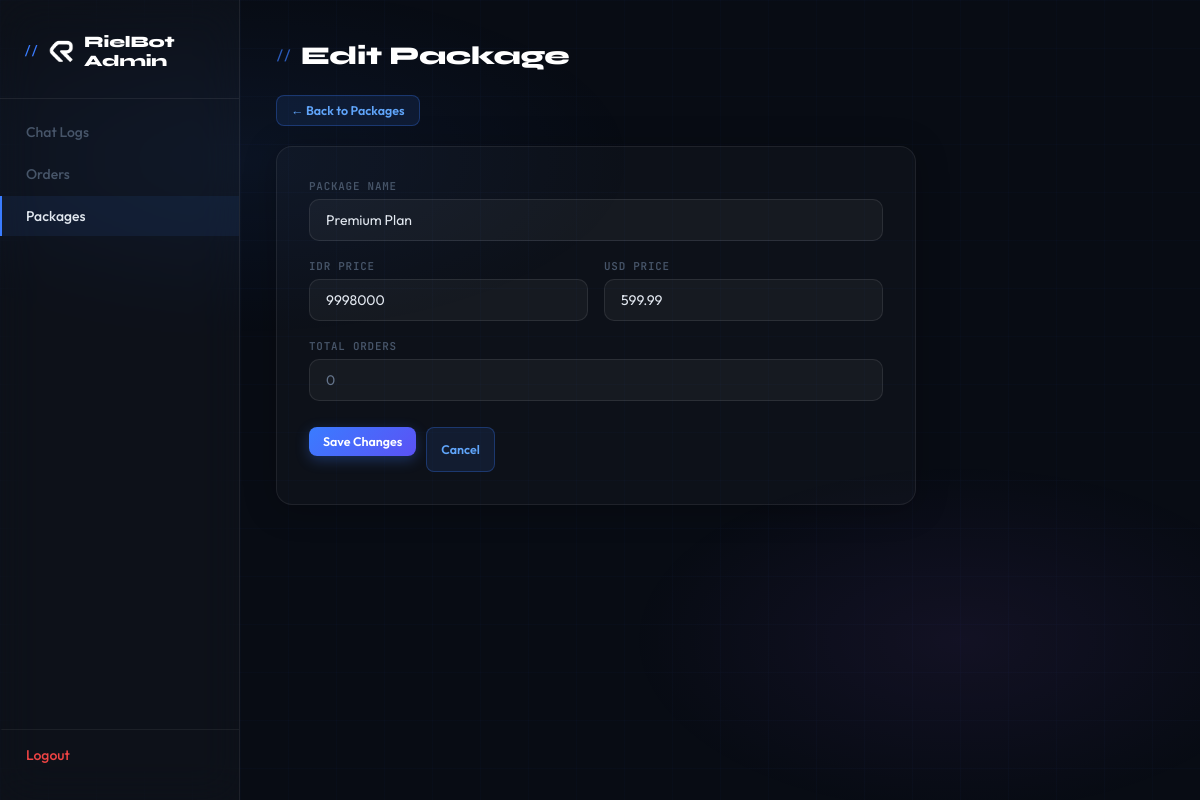
Page /admin_edit.php?table=packages&id=3 (signed in) on the committed database.
### tables this page shows
CREATE TABLE `packages` (
  `id` int(11) NOT NULL,
  `package_name` varchar(20) NOT NULL,
  `idr_price` int(10) NOT NULL,
  `us_price` decimal(10,2) NOT NULL DEFAULT 0.00,
  `orders` int(3) NOT NULL
);

### admin_edit.php (the view, shortened to what this page needs)
<?php
$configPath = '/home/rier5192/config.php';
if (file_exists($configPath)) {
    $config = require $configPath;
} else {
    $config = require __DIR__ . '/config.php';
}
$dbHost = $config['DB_HOST'] ?? 'localhost';
$dbName = $config['DB_NAME'] ?? 'rielcode';
$dbUser = $config['DB_USER'] ?? 'root';
$dbPass = $config['DB_PASS'] ?? '';
try {
    $pdo = new PDO("mysql:host=$dbHost;dbname=$dbName;charset=utf8", $dbUser, $dbPass);
    $pdo->setAttribute(PDO::ATTR_ERRMODE, PDO::ERRMODE_EXCEPTION);
} catch (PDOException $e) {
    die("DB Connection failed: " . htmlspecialchars($e->getMessage()));
}
$allowedTables = ['orders', 'packages'];
$table = in_array($_GET['table'] ?? '', $allowedTables) ? $_GET['table'] : 'packages';
$id = isset($_GET['id']) ? (int)$_GET['id'] : null;
$data = null;
if ($id) {
    $stmt = $pdo->prepare("SELECT * FROM `$table` WHERE id = ?");
    $stmt->execute([$id]);
    $data = $stmt->fetch(PDO::FETCH_ASSOC);
}
$pageTitle = $id ? 'Edit' : 'Add';
$pageTitle .= ' ' . ($table === 'packages' ? 'Package' : 'Order');
?>
<!DOCTYPE html>
<html lang="en">
<head>
    <link rel="stylesheet" href="CSS/admin_style.css">
</head>
<body>
    <div class="wrapper">
        <div class="sidebar">
            <h2>
                <img src="IMG/Rielcode Logo Square Transparent Icon.png" alt="Rielcode" class="sidebar-logo">
                RielBot Admin
            </h2>
            <a href="admin.php?table=chat_logs">Chat Logs</a>
            <a href="admin.php?table=orders" class="<?= $table === 'orders' ? 'active' : '' ?>">Orders</a>
            <a href="admin.php?table=packages" class="<?= $table === 'packages' ? 'active' : '' ?>">Packages</a>
            <a href="admin_logout.php">Logout</a>
        </div>
        <div class="main-content">
            <h1><?= htmlspecialchars($pageTitle) ?></h1>
            <a href="admin.php?table=<?= $table ?>" class="button edit" style="margin-bottom: 20px; display: inline-flex;">← Back to <?= ucfirst($table) ?></a>
            <?php if ($table === 'packages'): ?>
                <div class="form-card">
                    <form method="post">
                        <div>
                            <label for="package_name">Package Name</label>
                            <input type="text" id="package_name" name="package_name"
                                   value="<?= htmlspecialchars($data['package_name'] ?? '') ?>"
                                   placeholder="e.g. Pro Plan" required>
                        </div>
                        <div class="form-row">
                            <div>
                                <label for="idr_price">IDR Price</label>
                                <input type="number" id="idr_price" name="idr_price"
                                       value="<?= htmlspecialchars($data['idr_price'] ?? '') ?>"
                                       placeholder="e.g. 1999000" required min="1">
                            </div>
                            <div>
                                <label for="us_price">USD Price</label>
                                <input type="number" id="us_price" name="us_price" step="0.01"
                                       value="<?= htmlspecialchars($data['us_price'] ?? '') ?>"
                                       placeholder="e.g. 119.99" required min="0.01">
                            </div>
                        </div>
                        <?php if ($data): ?>
                            <div>
                                <label>Total Orders</label>
                                <input type="text" value="<?= (int)($data['orders'] ?? 0) ?>" disabled
                                       style="color: #64748b; cursor: not-allowed;">
                            </div>
                        <?php endif; ?>
                        <div class="form-actions">
                            <button type="submit" class="button" style="background: linear-gradient(135deg, #3a7cff, #5b52f5); color: #fff; box-shadow: 0 4px 14px rgba(58,124,255,0.3);">
                                <?= $id ? 'Save Changes' : 'Create Package' ?>
                            </button>
                            <a href="admin.php?table=packages" class="button edit">Cancel</a>
                        </div>
                    </form>
                </div>
            <?php endif; ?>
        </div>
    </div>
</body>
</html>

### CSS/admin_style.css (style rules this page uses)
*, *::before, *::after { margin: 0; padding: 0; box-sizing: border-box; }
html { scroll-behavior: smooth; }
body { font-family: "Outfit", sans-serif; background-color: #080c14; color: #e2e8f0; min-height: 100dvh; overflow-x: hidden; }
body::before { content: ""; position: fixed; inset: 0; background-image: radial-gradient(ellipse 60% 40% at 20% 20%, rgba(58,124,255,0.07) 0%, transparent 55%), radial-gradient(ellipse 50% 40% at 80% 80%, rgba(163,91,255,0.07) 0%, transparent 55%), linear-gradient(rgba(58,124,255,0.025) 1px, transparent 1px), linear-gradient(90deg, rgba(58,124,255,0.025) 1px, transparent 1px); background-size: auto, auto, 48px 48px, 48px 48px; pointer-events: none; z-index: 0; }
.wrapper { display: flex; min-height: 100dvh; position: relative; }
.sidebar { width: 240px; flex-shrink: 0; background: rgba(255,255,255,0.025); border-right: 1px solid rgba(255,255,255,0.07); display: flex; flex-direction: column; padding: 32px 0 24px; position: sticky; top: 0; height: 100dvh; overflow-y: auto; backdrop-filter: blur(20px); -webkit-backdrop-filter: blur(20px); }
.sidebar h2 { font-family: "Syne", sans-serif; font-size: 1rem; font-weight: 800; color: #fff; padding: 0 24px 28px; border-bottom: 1px solid rgba(255,255,255,0.07); margin-bottom: 12px; letter-spacing: -0.2px; display: flex; align-items: center; gap: 10px; }
.sidebar-logo { width: 26px; height: 26px; object-fit: contain; flex-shrink: 0; filter: brightness(1.1); }
.sidebar h2::before { content: "// "; font-family: "JetBrains Mono", monospace; font-size: 0.75rem; color: #3a7cff; font-weight: 500; }
.sidebar a { display: flex; align-items: center; gap: 10px; padding: 11px 24px; color: #475569; text-decoration: none; font-size: 0.875rem; font-weight: 500; transition: all 0.2s ease; border-left: 2px solid transparent; margin: 1px 0; }
.sidebar a.active { color: #e2e8f0; background: rgba(58,124,255,0.08); border-left-color: #3a7cff; }
.sidebar a[href="admin_logout.php"] { margin-top: auto; color: #ef4444; border-top: 1px solid rgba(255,255,255,0.06); padding-top: 16px; margin-top: auto; }
.main-content { flex: 1; padding: 40px 36px; min-width: 0; }
.main-content h1 { font-family: "Syne", sans-serif; font-size: 1.6rem; font-weight: 800; color: #fff; margin-bottom: 24px; letter-spacing: -0.3px; display: flex; align-items: center; gap: 10px; }
.main-content h1::before { content: "//"; font-family: "JetBrains Mono", monospace; font-size: 0.8rem; color: #3a7cff; font-weight: 500; opacity: 0.7; }
.button { display: inline-flex; align-items: center; gap: 5px; padding: 7px 14px; border-radius: 8px; font-family: "Outfit", sans-serif; font-size: 0.78rem; font-weight: 600; text-decoration: none; cursor: pointer; border: none; transition: all 0.2s ease; white-space: nowrap; }
.button.add, .button[type="submit"], button.button { background: linear-gradient(135deg, #3a7cff, #5b52f5); color: #fff; box-shadow: 0 4px 14px rgba(58,124,255,0.3); margin-bottom: 16px; }
.button.edit { background: rgba(58,124,255,0.1); border: 1px solid rgba(58,124,255,0.3); color: #60a5fa; }
.form-card { background: rgba(255,255,255,0.025); border: 1px solid rgba(255,255,255,0.07); border-radius: 16px; padding: 32px; max-width: 640px; box-shadow: 0 4px 32px rgba(0,0,0,0.25); }
.form-card form { display: flex; flex-direction: column; gap: 18px; }
.form-card label { display: block; font-family: "JetBrains Mono", monospace; font-size: 0.68rem; font-weight: 600; color: #475569; letter-spacing: 0.8px; text-transform: uppercase; margin-bottom: 6px; }
.form-card input[type="text"], .form-card input[type="email"], .form-card input[type="number"], .form-card textarea, .form-card select { width: 100%; padding: 11px 16px; background: rgba(255,255,255,0.04); border: 1px solid rgba(255,255,255,0.09); border-radius: 10px; color: #e2e8f0; font-family: "Outfit", sans-serif; font-size: 0.875rem; outline: none; transition: all 0.2s ease; -webkit-appearance: none; }
.form-card input::placeholder, .form-card textarea::placeholder { color: #334155; }
.form-card .form-row { display: grid; grid-template-columns: 1fr 1fr; gap: 16px; }
.form-card .form-actions { display: flex; gap: 10px; margin-top: 8px; }

### rows in the picture
packages: package_name "Premium Plan", idr_price "9998000", us_price "599.99", orders "0"

### other values in the picture
$pageTitle "Edit Package"
$table "Packages"
